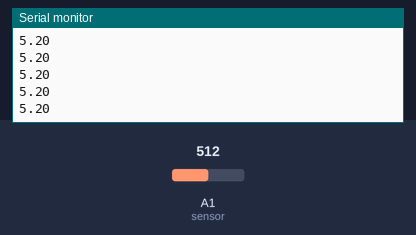
The sketch below on a simulated Arduino Uno, built with avr-gcc and run on an emulated ATmega328P. Shown: the last lines printed to the serial monitor. The test bench sets the inputs (shaded band); at power-on: A1 (sensor) = 512.

Above: at 1.2 s.
1.3 s: A1 (sensor) set to 0
At 1.31 s:
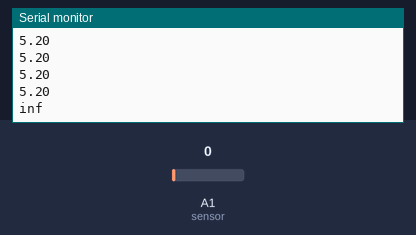
3.2 s: A1 (sensor) set to 122
At 3.22 s:
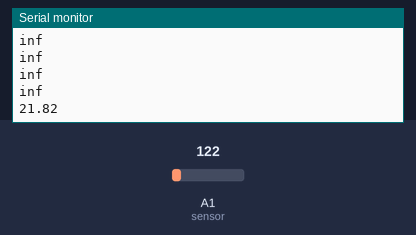

Measured:
- after the input at 1.3 s, the serial monitor: prints a new line at once (image 1)
- after the input at 3.2 s, the serial monitor: prints a new line at once (image 2)

The sketch:

distSharp.ino
```cpp
#define sensor A1 // Sharp IR GP2Y0A41SK0F (4-30cm, analog)

void setup() {
  Serial.begin(9600); // start the serial port
}

void loop() {

  //Serial.println(analogRead(sensor));
  // 5v
  float volts = analogRead(sensor)*0.0048828125;  // value from sensor * (5/1024)
  float distance = 13*pow(volts, -1); // worked out from datasheet graph
  //delay(100); // slow down serial port

  //if (distance <= 30){
    Serial.println(distance);   // print the distance
  //}
  delay(100);
}
```
